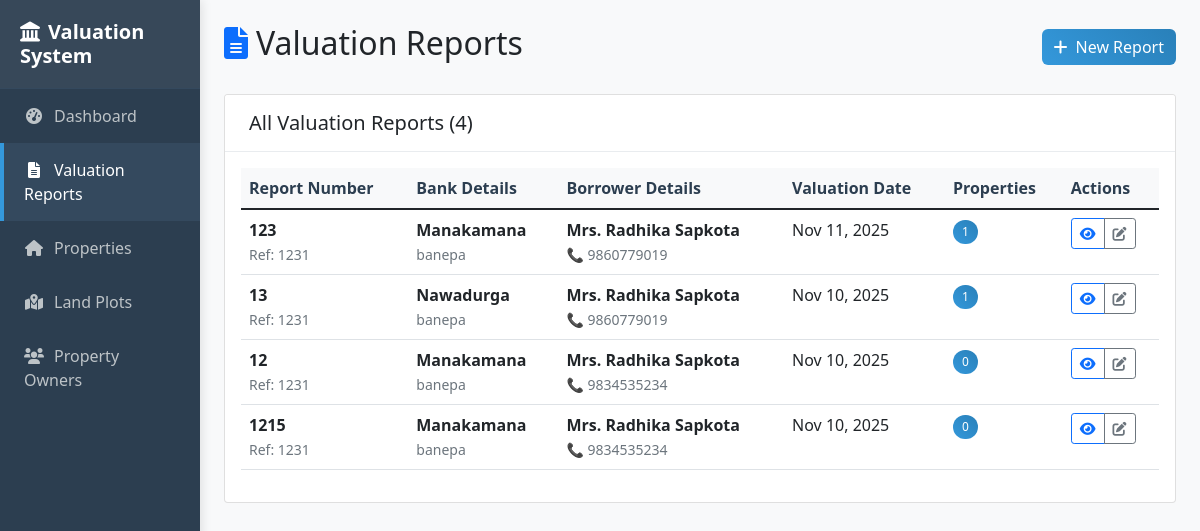
The page /reports/ on the database its author committed.
### report/models.py (models this page shows, shortened)
class Valuation(models.Model):
    val_date = models.DateField(default=date.today, verbose_name="Valuation Date")
    report_number = models.CharField(max_length=50, unique=True, verbose_name="Report Number")
    bank_name = models.CharField(max_length=100, verbose_name="Bank Name")
    bank_branch = models.CharField(max_length=100, blank=True, verbose_name="Bank Branch")
    bank_address = models.TextField(blank=True, verbose_name="Bank Address")
    bank_req_date = models.DateField(blank=True, null=True, verbose_name="Bank Request Date")
    bank_ref_no = models.CharField(max_length=100, blank=True, verbose_name="Bank Reference No")
    borrower_name = models.CharField(max_length=100, verbose_name="Borrower Name")
    borrower_address = models.TextField(blank=True, verbose_name="Borrower Address")
    borrower_contact = models.CharField(max_length=15, blank=True, verbose_name="Contact Number")
    borrower_pan = models.CharField(max_length=15, blank=True, verbose_name="PAN Number")
    borrower_citizenship = models.CharField(max_length=20, blank=True, verbose_name="Citizenship Number")
    created_at = models.DateTimeField(auto_now_add=True)  # Changed to auto_now_add
    class Meta:
        verbose_name = "Valuation Report"
        verbose_name_plural = "Valuation Reports"
        ordering = ['-val_date']

### report/views.py (the view)
# urls.py: path('reports/', views.valuation_list, name='valuation_list'),
def valuation_list(request):
    valuations = Valuation.objects.all().order_by('-val_date')
    return render(request, 'report/valuation_list.html', {'valuations': valuations})

### report/templates/report/valuation_list.html (shortened to what this page needs)
{% extends "report/base.html" %}
{% block content %}
<div class="d-flex justify-content-between align-items-center mb-4">
    <h2><i class="fas fa-file-alt text-primary me-2"></i>Valuation Reports</h2>
    <a href="{% url 'report:valuation_create' %}" class="btn btn-primary">
        <i class="fas fa-plus me-2"></i>New Report
    </a>
</div>
<div class="card">
    <div class="card-header">
        <h5 class="mb-0">All Valuation Reports ({{ valuations.count }})</h5>
    </div>
    <div class="card-body">
        {% if valuations %}
        <div class="table-responsive">
            <table class="table table-hover">
                <thead class="table-light">
                    <tr>
                        <th>Report Number</th>
                        <th>Bank Details</th>
                        <th>Borrower Details</th>
                        <th>Valuation Date</th>
                        <th>Properties</th>
                        <th>Actions</th>
                    </tr>
                </thead>
                <tbody>
                    {% for valuation in valuations %}
                    <tr>
                        <td>
                            <strong>{{ valuation.report_number }}</strong>
                            {% if valuation.bank_ref_no %}
                            <br><small class="text-muted">Ref: {{ valuation.bank_ref_no }}</small>
                            {% endif %}
                        </td>
                        <td>
                            <strong>{{ valuation.bank_name }}</strong>
                            {% if valuation.bank_branch %}
                            <br><small class="text-muted">{{ valuation.bank_branch }}</small>
                            {% endif %}
                        </td>
                        <td>
                            <strong>{{ valuation.borrower_name }}</strong>
                            {% if valuation.borrower_contact %}
                            <br><small class="text-muted">📞 {{ valuation.borrower_contact }}</small>
                            {% endif %}
                        </td>
                        <td>{{ valuation.val_date|date:"M d, Y" }}</td>
                        <td>
                            <span class="badge bg-primary rounded-pill">
                                {{ valuation.properties.count }}
                            </span>
                        </td>
                        <td>
                            <div class="btn-group btn-group-sm">
                                <a href="{% url 'report:valuation_detail' valuation.pk %}"
                                   class="btn btn-outline-primary" title="View Details">
                                    <i class="fas fa-eye"></i>
                                </a>
                                <a href="#" class="btn btn-outline-secondary" title="Edit">
                                    <i class="fas fa-edit"></i>
                                </a>
                            </div>
                        </td>
                    </tr>
                    {% endfor %}
                </tbody>
            </table>
        </div>
        {% endif %}
    </div>
</div>
{% endblock %}

### report/templates/report/base.html (shortened to what this page needs)
<!DOCTYPE html>
<html lang="en">
<head>
    <link href="https://cdn.jsdelivr.net/npm/bootstrap@5.1.3/dist/css/bootstrap.min.css" rel="stylesheet">
    <link rel="stylesheet" href="https://cdnjs.cloudflare.com/ajax/libs/font-awesome/6.0.0/css/all.min.css">
    <link href="/static/report/css/custom.css" rel="stylesheet">
</head>
<body>
    <div class="container-fluid">
        <div class="row">
            <div class="col-md-2 sidebar p-0">
                <div class="sidebar-brand">
                    <h5><i class="fas fa-landmark me-2"></i>Valuation System</h5>
                </div>
<nav class="nav flex-column">
    <a class="nav-link {% if request.resolver_match.url_name == 'dashboard' %}active{% endif %}"
       href="{% url 'report:dashboard' %}">
        <i class="fas fa-tachometer-alt"></i>Dashboard
    </a>
    <a class="nav-link {% if 'valuation' in request.resolver_match.url_name %}active{% endif %}"
       href="{% url 'report:valuation_list' %}">
        <i class="fas fa-file-alt"></i>Valuation Reports
    </a>
    <a class="nav-link {% if 'property' in request.resolver_match.url_name %}active{% endif %}"
       href="{% url 'report:property_list' %}">
        <i class="fas fa-home"></i>Properties
    </a>
    <a class="nav-link {% if 'plot' in request.resolver_match.url_name %}active{% endif %}"
       href="{% url 'report:plot_list' %}">
        <i class="fas fa-map-marked-alt"></i>Land Plots
    </a>
    <a class="nav-link {% if 'owner' in request.resolver_match.url_name %}active{% endif %}"
       href="{% url 'report:owner_list' %}">
        <i class="fas fa-users"></i>Property Owners
    </a>
</nav>
            </div>
            <div class="col-md-10 p-4">
                {% block content %}{% endblock %}
            </div>
        </div>
    </div>
</body>
</html>

### report/static/report/css/custom.css (style rules this page uses)
:root { --primary-color: #2c3e50; --secondary-color: #3498db; --success-color: #27ae60; --info-color: #17a2b8; --warning-color: #f39c12; --danger-color: #e74c3c; --light-color: #f8f9fa; --dark-color: #343a40; }
body { font-family: 'Segoe UI', Tahoma, Geneva, Verdana, sans-serif; background-color: #f8f9fa; }
.sidebar { background: linear-gradient(180deg, var(--primary-color) 0%, #1a252f 100%); min-height: 100vh; padding: 0; box-shadow: 2px 0 10px rgba(0,0,0,0.1); }
.sidebar-brand { padding: 20px; color: white; border-bottom: 1px solid #34495e; background: rgba(255,255,255,0.05); }
.sidebar-brand h5 { margin: 0; font-weight: 600; }
.nav-link { color: #bdc3c7; padding: 15px 20px; border-left: 4px solid transparent; transition: all 0.3s ease; font-weight: 500; }
.nav-link.active { color: white; background: rgba(52, 152, 219, 0.2); border-left: 4px solid var(--secondary-color); }
.nav-link i { width: 20px; margin-right: 10px; text-align: center; }
.table th { border-top: none; font-weight: 600; color: var(--primary-color); background-color: #f8f9fa; }
.btn { border-radius: 6px; font-weight: 500; transition: all 0.3s ease; }
.btn-primary { background: linear-gradient(45deg, var(--secondary-color), #2980b9); border: none; }
.badge { font-weight: 500; padding: 0.5em 0.75em; }
.badge.bg-primary { background: linear-gradient(45deg, var(--secondary-color), #2980b9) !important; }
.card-header { background: linear-gradient(45deg, white, #f8f9fa); border-bottom: 1px solid #e9ecef; font-weight: 600; padding: 1rem 1.5rem; }

### report/templates/report/base.html (style rules this page uses)
.sidebar { background: #2c3e50; min-height: 100vh; padding: 0; }
.sidebar-brand { padding: 20px; color: white; border-bottom: 1px solid #34495e; }
.nav-link { color: #bdc3c7; padding: 15px 20px; border-left: 4px solid transparent; }
.nav-link:hover, .nav-link.active { color: white; background: #34495e; border-left: 4px solid #3498db; }
.nav-link i { width: 20px; margin-right: 10px; }
.card-header { background: white; border-bottom: 1px solid #e9ecef; font-weight: 600; }

### rows shown on the page
Valuation: report_number "123", bank_ref_no "1231", bank_name "Manakamana", bank_branch "banepa", borrower_name "Mrs. Radhika Sapkota", borrower_contact "9860779019", val_date "Nov 11, 2025", properties.count "1"
Valuation: report_number "13", bank_ref_no "1231", bank_name "Nawadurga", bank_branch "banepa", borrower_name "Mrs. Radhika Sapkota", borrower_contact "9860779019", val_date "Nov 10, 2025", properties.count "1"
Valuation: report_number "12", bank_ref_no "1231", bank_name "Manakamana", bank_branch "banepa", borrower_name "Mrs. Radhika Sapkota", borrower_contact "9834535234", val_date "Nov 10, 2025", properties.count "0"
Valuation: report_number "1215", bank_ref_no "1231", bank_name "Manakamana", bank_branch "banepa", borrower_name "Mrs. Radhika Sapkota", borrower_contact "9834535234", val_date "Nov 10, 2025", properties.count "0"

### other values the page prints
{{ valuations.count }} "4"
